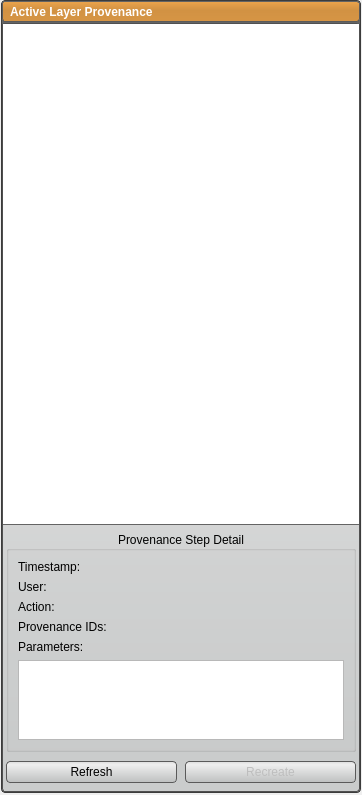
<?xml version="1.0" encoding="UTF-8"?>
<ui version="4.0">
 <class>ProvenanceDockWidget</class>
 <widget class="QDockWidget" name="ProvenanceDockWidget">
  <property name="geometry">
   <rect>
    <x>0</x>
    <y>0</y>
    <width>362</width>
    <height>795</height>
   </rect>
  </property>
  <property name="styleSheet">
   <string notr="true">QPushButton{
	background-color: qlineargradient(spread:pad, x1:0.5, y1:0, x2:0.5, y2:0.960227, stop:0 rgba(221, 221, 221, 255), stop:0.155779 rgba(238, 238, 238, 255), stop:1 rgba(192, 194, 194, 255));
	border-radius: 4px;
	border: 1px solid rgb(90, 90, 90);
	margin:4px;
}

QPushButton:hover{
	background-color: qlineargradient(spread:pad, x1:0.5, y1:0, x2:0.5, y2:1, stop:0 rgba(195, 195, 195, 255), stop:0.253769 rgba(206, 206, 206, 255), stop:1 rgba(185, 185, 185, 255));
	border-radius: 4px;
	border: 1px solid rgb(90, 90, 90);
	margin:4px;
}

QPushButton:pressed{
	background-color: qlineargradient(spread:pad, x1:0.5, y1:0, x2:0.5, y2:1, stop:0 rgba(150, 150, 150, 255), stop:0.753769 rgba(206, 206, 206, 255), stop:1 rgba(185, 185, 185, 255));
	border-radius: 4px;
	border: 1px solid rgb(90, 90, 90);
	margin:4px;
}

QLabel#header_{
	background-color: qlineargradient(spread:pad, x1:0.5, y1:0, x2:0.5, y2:0.960227, stop:0 rgba(0, 0, 0, 0), stop:0.45 rgba(0, 0, 0, 30), stop:1 rgba(0, 0, 0, 25));
    border-radius: 3px;
	color: white;
	font: bold;
}

QWidget#header_bkg_{
	background-color: rgb( 237, 165, 76 );
    border-radius: 3px;
	border: 1px solid rgb(100, 100, 100);
}

QWidget#active_layer_prov_widget_{
	background-color: rgb( 100, 100, 100 );
	border-radius:4px;
	border: 1px solid rgb(60, 60, 60);
	color: rgb(100, 100, 100);
}

QWidget#prov_content_{
	border-radius: 3px;
	border: 1px solid rgb(80, 80,80);
	background-color: qlineargradient(spread:pad, x1:0.5, y1:0, x2:0.5, y2:0.960227, stop:0 rgba(221, 221, 221, 255), stop:0.155779 rgba(228, 228, 228, 255), stop:1 rgba(202, 204, 204, 255));      
}

QWidget#provenance_list_{
	border-top-left-radius: 3px;
	border-top-right-radius: 3px;
	border: 1px solid rgb(80, 80,80);
	border-bottom: 1px solid rgb(100, 100, 100);
}</string>
  </property>
  <property name="allowedAreas">
   <set>Qt::LeftDockWidgetArea|Qt::RightDockWidgetArea</set>
  </property>
  <property name="windowTitle">
   <string>Provenance</string>
  </property>
  <widget class="QWidget" name="dockWidgetContents">
   <layout class="QVBoxLayout" name="verticalLayout">
    <property name="spacing">
     <number>0</number>
    </property>
    <property name="leftMargin">
     <number>1</number>
    </property>
    <property name="topMargin">
     <number>0</number>
    </property>
    <property name="rightMargin">
     <number>1</number>
    </property>
    <property name="bottomMargin">
     <number>2</number>
    </property>
    <item>
     <widget class="QWidget" name="active_layer_prov_widget_" native="true">
      <layout class="QVBoxLayout" name="verticalLayout_2">
       <property name="spacing">
        <number>1</number>
       </property>
       <property name="margin">
        <number>1</number>
       </property>
       <item>
        <widget class="QWidget" name="header_bkg_" native="true">
         <layout class="QHBoxLayout" name="horizontalLayout">
          <property name="spacing">
           <number>0</number>
          </property>
          <property name="margin">
           <number>0</number>
          </property>
          <item>
           <widget class="QLabel" name="header_">
            <property name="sizePolicy">
             <sizepolicy hsizetype="Preferred" vsizetype="Fixed">
              <horstretch>0</horstretch>
              <verstretch>0</verstretch>
             </sizepolicy>
            </property>
            <property name="minimumSize">
             <size>
              <width>0</width>
              <height>21</height>
             </size>
            </property>
            <property name="maximumSize">
             <size>
              <width>16777215</width>
              <height>21</height>
             </size>
            </property>
            <property name="text">
             <string>Active Layer Provenance</string>
            </property>
            <property name="indent">
             <number>8</number>
            </property>
           </widget>
          </item>
         </layout>
        </widget>
       </item>
       <item>
        <widget class="QWidget" name="prov_content_" native="true">
         <layout class="QVBoxLayout" name="verticalLayout_3">
          <property name="spacing">
           <number>2</number>
          </property>
          <property name="leftMargin">
           <number>0</number>
          </property>
          <property name="topMargin">
           <number>0</number>
          </property>
          <property name="rightMargin">
           <number>0</number>
          </property>
          <property name="bottomMargin">
           <number>4</number>
          </property>
          <item>
           <widget class="Seg3D::ProvenanceTreeView" name="provenance_list_">
            <property name="horizontalScrollBarPolicy">
             <enum>Qt::ScrollBarAlwaysOff</enum>
            </property>
            <property name="editTriggers">
             <set>QAbstractItemView::NoEditTriggers</set>
            </property>
            <property name="showDropIndicator" stdset="0">
             <bool>false</bool>
            </property>
            <property name="alternatingRowColors">
             <bool>true</bool>
            </property>
            <property name="selectionBehavior">
             <enum>QAbstractItemView::SelectRows</enum>
            </property>
            <property name="indentation">
             <number>12</number>
            </property>
           </widget>
          </item>
          <item>
           <widget class="QWidget" name="widget" native="true">
            <layout class="QVBoxLayout" name="verticalLayout_4">
             <property name="leftMargin">
              <number>4</number>
             </property>
             <property name="topMargin">
              <number>4</number>
             </property>
             <property name="rightMargin">
              <number>4</number>
             </property>
             <property name="bottomMargin">
              <number>2</number>
             </property>
             <item>
              <widget class="QGroupBox" name="step_detail_groupbox_">
               <property name="title">
                <string>Provenance Step Detail</string>
               </property>
               <property name="alignment">
                <set>Qt::AlignCenter</set>
               </property>
               <layout class="QVBoxLayout" name="verticalLayout_5">
                <item>
                 <layout class="QHBoxLayout" name="horizontalLayout_3">
                  <property name="topMargin">
                   <number>0</number>
                  </property>
                  <item>
                   <widget class="QLabel" name="label_2">
                    <property name="sizePolicy">
                     <sizepolicy hsizetype="Fixed" vsizetype="Preferred">
                      <horstretch>0</horstretch>
                      <verstretch>0</verstretch>
                     </sizepolicy>
                    </property>
                    <property name="minimumSize">
                     <size>
                      <width>70</width>
                      <height>0</height>
                     </size>
                    </property>
                    <property name="text">
                     <string>Timestamp:</string>
                    </property>
                   </widget>
                  </item>
                  <item>
                   <widget class="QLabel" name="timestamp_label_">
                    <property name="text">
                     <string/>
                    </property>
                   </widget>
                  </item>
                 </layout>
                </item>
                <item>
                 <layout class="QHBoxLayout" name="horizontalLayout_2">
                  <property name="margin">
                   <number>0</number>
                  </property>
                  <item>
                   <widget class="QLabel" name="label">
                    <property name="sizePolicy">
                     <sizepolicy hsizetype="Fixed" vsizetype="Preferred">
                      <horstretch>0</horstretch>
                      <verstretch>0</verstretch>
                     </sizepolicy>
                    </property>
                    <property name="minimumSize">
                     <size>
                      <width>70</width>
                      <height>0</height>
                     </size>
                    </property>
                    <property name="text">
                     <string>User:</string>
                    </property>
                   </widget>
                  </item>
                  <item>
                   <widget class="QLabel" name="user_label_">
                    <property name="text">
                     <string/>
                    </property>
                   </widget>
                  </item>
                 </layout>
                </item>
                <item>
                 <layout class="QHBoxLayout" name="horizontalLayout_4">
                  <property name="topMargin">
                   <number>0</number>
                  </property>
                  <item>
                   <widget class="QLabel" name="label_5">
                    <property name="sizePolicy">
                     <sizepolicy hsizetype="Fixed" vsizetype="Preferred">
                      <horstretch>0</horstretch>
                      <verstretch>0</verstretch>
                     </sizepolicy>
                    </property>
                    <property name="minimumSize">
                     <size>
                      <width>70</width>
                      <height>0</height>
                     </size>
                    </property>
                    <property name="text">
                     <string>Action:</string>
                    </property>
                   </widget>
                  </item>
                  <item>
                   <widget class="QLabel" name="action_label_">
                    <property name="text">
                     <string/>
                    </property>
                   </widget>
                  </item>
                 </layout>
                </item>
                <item>
                 <layout class="QHBoxLayout" name="provenance_ids_layout_">
                  <property name="topMargin">
                   <number>0</number>
                  </property>
                  <item>
                   <widget class="QLabel" name="label_7">
                    <property name="sizePolicy">
                     <sizepolicy hsizetype="Fixed" vsizetype="Preferred">
                      <horstretch>0</horstretch>
                      <verstretch>0</verstretch>
                     </sizepolicy>
                    </property>
                    <property name="minimumSize">
                     <size>
                      <width>80</width>
                      <height>0</height>
                     </size>
                    </property>
                    <property name="text">
                     <string>Provenance IDs:</string>
                    </property>
                   </widget>
                  </item>
                  <item>
                   <widget class="QLabel" name="prov_ids_label_">
                    <property name="text">
                     <string/>
                    </property>
                   </widget>
                  </item>
                 </layout>
                </item>
                <item>
                 <widget class="QLabel" name="label_3">
                  <property name="text">
                   <string>Parameters:</string>
                  </property>
                 </widget>
                </item>
                <item>
                 <widget class="QTextBrowser" name="action_params_">
                  <property name="sizePolicy">
                   <sizepolicy hsizetype="Ignored" vsizetype="Fixed">
                    <horstretch>0</horstretch>
                    <verstretch>0</verstretch>
                   </sizepolicy>
                  </property>
                  <property name="minimumSize">
                   <size>
                    <width>0</width>
                    <height>80</height>
                   </size>
                  </property>
                  <property name="maximumSize">
                   <size>
                    <width>16777215</width>
                    <height>80</height>
                   </size>
                  </property>
                 </widget>
                </item>
               </layout>
              </widget>
             </item>
            </layout>
           </widget>
          </item>
          <item>
           <widget class="QWidget" name="widget_2" native="true">
            <property name="minimumSize">
             <size>
              <width>0</width>
              <height>32</height>
             </size>
            </property>
            <property name="maximumSize">
             <size>
              <width>16777215</width>
              <height>32</height>
             </size>
            </property>
            <layout class="QHBoxLayout" name="horizontalLayout_6">
             <property name="spacing">
              <number>0</number>
             </property>
             <property name="margin">
              <number>0</number>
             </property>
             <item>
              <widget class="QPushButton" name="refresh_button_">
               <property name="minimumSize">
                <size>
                 <width>0</width>
                 <height>30</height>
                </size>
               </property>
               <property name="text">
                <string>Refresh</string>
               </property>
              </widget>
             </item>
             <item>
              <widget class="QPushButton" name="replay_button_">
               <property name="enabled">
                <bool>false</bool>
               </property>
               <property name="minimumSize">
                <size>
                 <width>0</width>
                 <height>30</height>
                </size>
               </property>
               <property name="toolTip">
                <string>Select a session you want to export to enable this button.</string>
               </property>
               <property name="text">
                <string>Recreate</string>
               </property>
              </widget>
             </item>
            </layout>
           </widget>
          </item>
         </layout>
        </widget>
       </item>
      </layout>
     </widget>
    </item>
   </layout>
  </widget>
 </widget>
 <customwidgets>
  <customwidget>
   <class>Seg3D::ProvenanceTreeView</class>
   <extends>QTreeView</extends>
   <header location="global">Interface/Application/ProvenanceTreeView.h</header>
  </customwidget>
 </customwidgets>
 <resources/>
 <connections/>
</ui>
